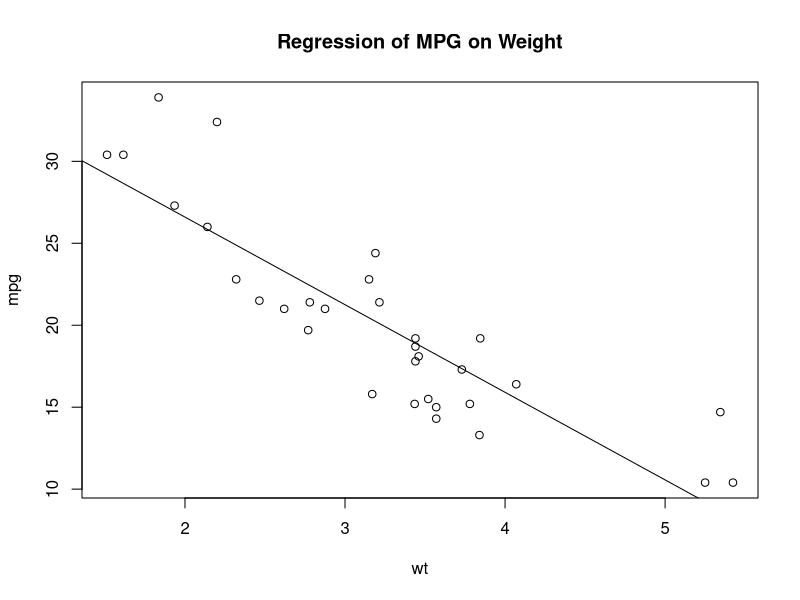
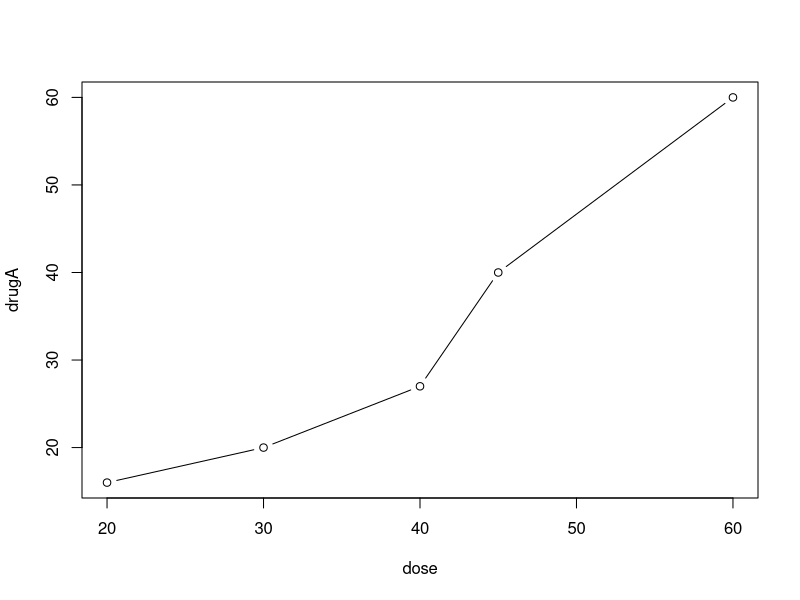
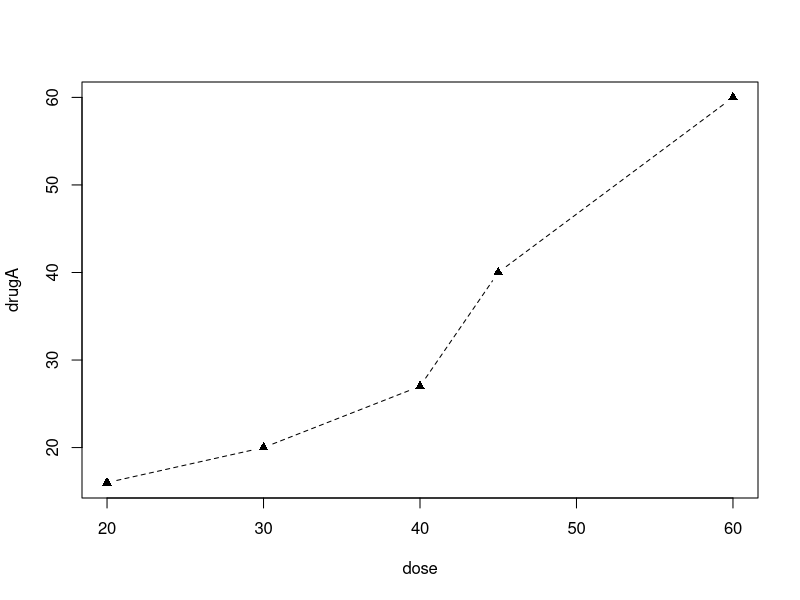
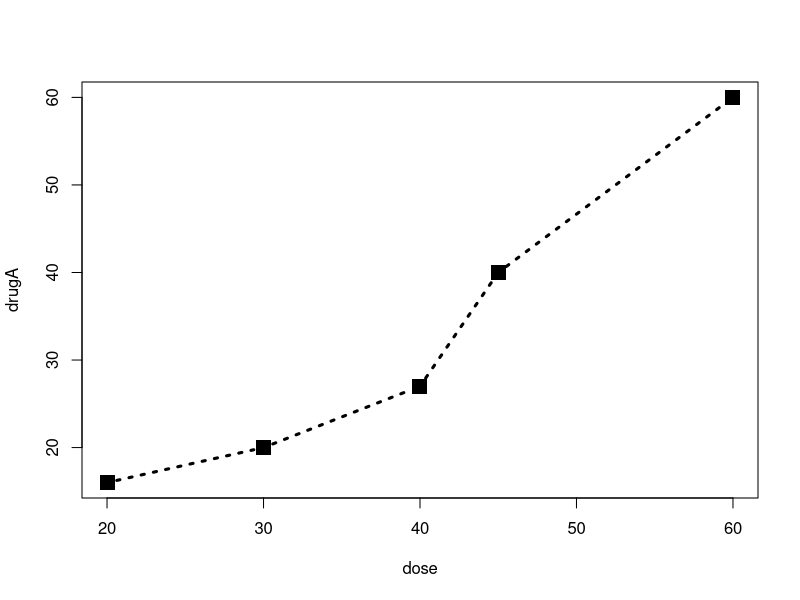
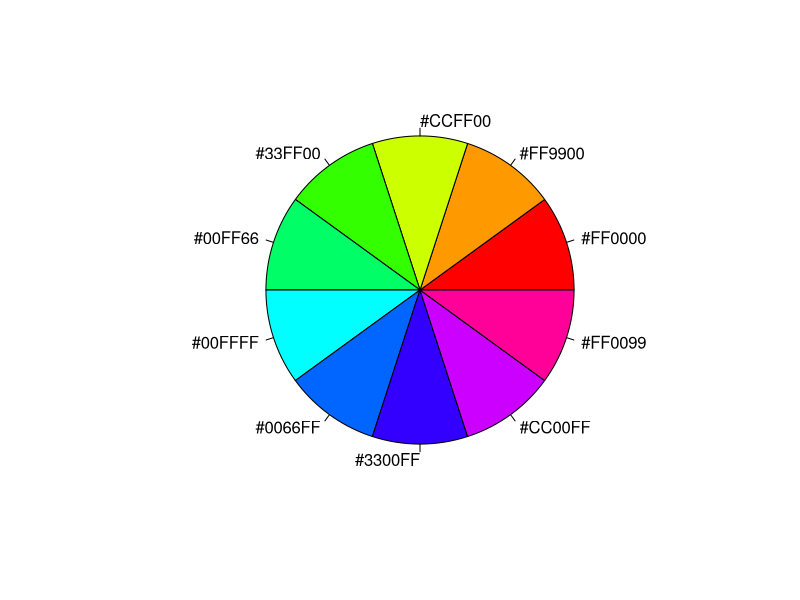
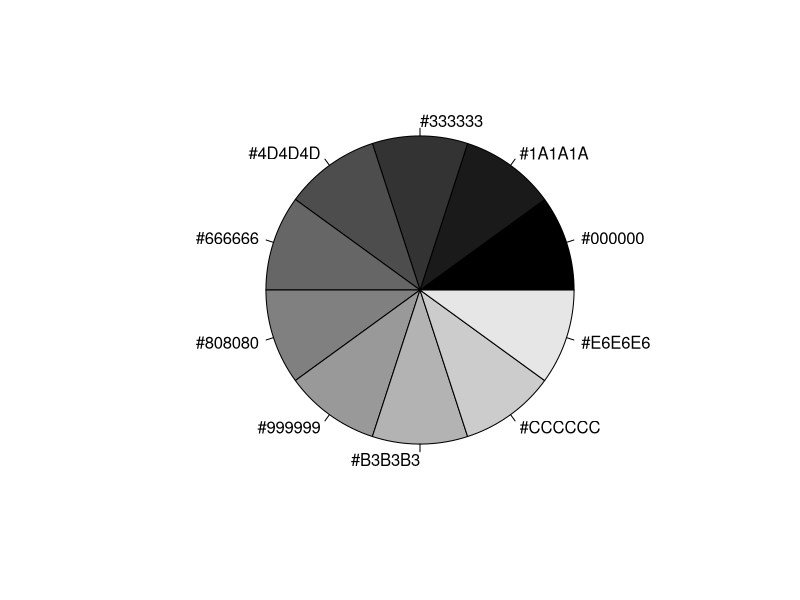
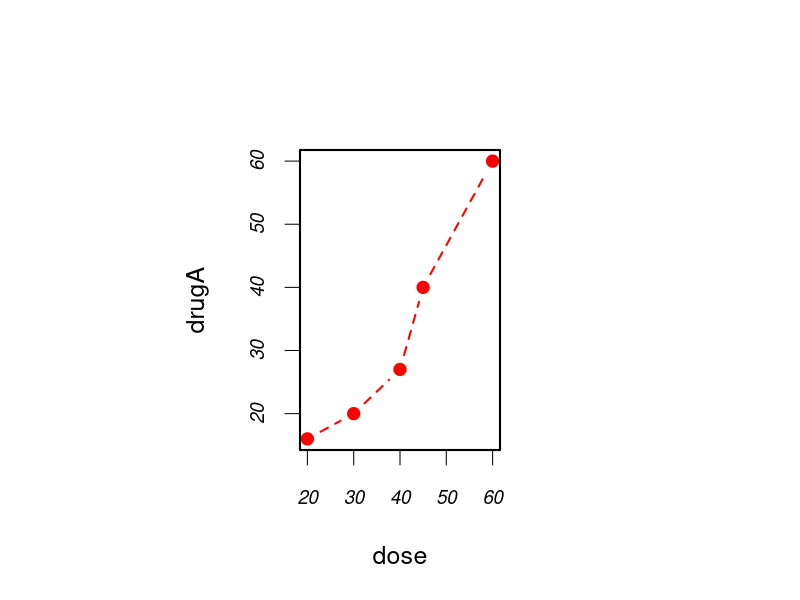
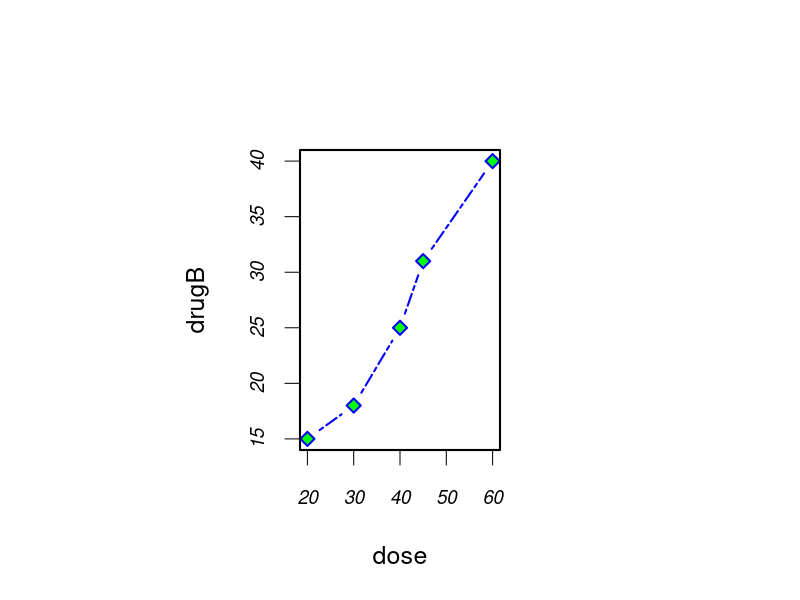

Here is the R script that generated these plots, in order:

########################################################
#
# QMB 6358: Software for Business Analytics
# Getting StaRted with Graphs in R
#
# Lealand Morin, Ph.D.
# Assistant Professor
# Department of Economics
# College of Business
# University of Central Florida
#
# December 20, 2021
#
########################################################
#
# Sample code from scripts to accompany
# R in Action, by Robert I. Kabacoff.
# https://www.manning.com/books/r-in-action
#
########################################################


#-----------------------------------------------------#
# R in Action: Chapter 3                              #
# requires that the Hmisc package has been installed  #
# install.packages('Hmisc')                           #
#-----------------------------------------------------#

# The variable par stores parameter for displaying graphics.

# One parameter specifies a pause after each graph
par(ask = TRUE)


# --Section 3.1--

# Attach a dataset from a library with
# examples of data about cars.
attach(mtcars)

# Now plot the weight and miles per gallon.
plot(wt, mpg)

# Using the lm() function, you can estimate a linear model,
# i.e. a linear regression model.
# Placing the call to lm() in abline appends the
# estimated regression line through the observations.


abline(lm(mpg ~ wt))
# Notice that abline() appended a line to the existing plot,
# after the plot object was created by plot().

# You can add other deatures to an open plot,
# including titles and legends.
title("Regression of MPG on Weight")

# When you no longer need the data, you can detach the dataset.
detach(mtcars)


# --Section 3.2--

# Create some data and plot them.

dose <- c(20, 30, 40, 45, 60)
drugA <- c(16, 20, 27, 40, 60)
drugB <- c(15, 18, 25, 31, 40)
plot(dose, drugA, type = "b")

# You can specify the type of plot as points ('p', the default),
# line ('l') or both ('b').


# --Section 3.3--


# You can also specify parameters for the type of line (lty)
# and the symbol used for the points.

plot(dose, drugA, type = "b", lty = 2, pch = 17)

# The lwd argument changes the line width
# and the cex argument changes the size of the points.
plot(dose, drugA, type = "b", lty = 3, lwd = 3, pch = 15,
     cex = 2)



# To plot several series, you can use a sequence of colors
# specified by the rainbow() function.
n <- 10
mycolors <- rainbow(n)
pie(rep(1, n), labels = mycolors, col = mycolors)

# For documents in black and white, use the grey scale.
mygrays <- gray(0:n/n)
pie(rep(1, n), labels = mygrays, col = mygrays)


# Listing 3.1 - Using graphical parameters to control
# graph appearance

# You can also set global graphical parameters with the par() function.

# Create some data.
dose <- c(20, 30, 40, 45, 60)
drugA <- c(16, 20, 27, 40, 60)
drugB <- c(15, 18, 25, 31, 40)

# First, store the existing parameter settings.
opar <- par(no.readonly = TRUE)
# We will reinstate them later.

# Customize the settings.
par(pin = c(2, 3))
par(lwd = 2, cex = 1.5)
par(cex.axis = 0.75, font.axis = 3)
# Now these settings are the defaults for the next plots.

plot(dose, drugA, type = "b", pch = 19, lty = 2, col = "red")
# If you get an error or warning message,
# try resizing the "Plot" window in the bottom right
# by dragging the edges of the window.


plot(dose, drugB, type = "b", pch = 23, lty = 6, col = "blue",
    bg = "green")

# Revert back to the default parameter settings we had earlier.
par(opar)


# --Section 3.4--


# You can add labels on the axes, a title
# and set the ranges in the x and y directions.
plot(dose, drugA, type = "b", col = "red", lty = 2,
    pch = 2, lwd = 2, main = "Clinical Trials for Drug A",
    sub = "This is hypothetical data",
    xlab = "Dosage", ylab = "Drug Response", xlim = c(0, 60),
    ylim = c(0, 70))


# Listing 3.2 - An Example of Custom Axes

# Create an example with multiple relationships
# to plot together.
x <- c(1:10)
y <- x
z <- 10/x

# As above, store and change the parameter settings.
opar <- par(no.readonly = TRUE)
par(mar = c(5, 4, 4, 8) + 0.1)

# Now create an example with multiple plots
# and customized axis labels.
plot(x, y, type = "b", pch = 21, col = "red", yaxt = "n",
    lty = 3, ann = FALSE)
lines(x, z, type = "b", pch = 22, col = "blue", lty = 2)
axis(2, at = x, labels = x, col.axis = "red", las = 2)
axis(4, at = z, labels = round(z, digits = 2), col.axis = "blue",
    las = 2, cex.axis = 0.7, tck = -0.01)
mtext("y=1/x", side = 4, line = 3, cex.lab = 1, las = 2,
    col = "blue")
title("An Example of Creative Axes", xlab = "X values",
    ylab = "Y=X")

# It helps to run the above commands one at a time to
# see what each command adds to the plot.

# Reset the graphical parameters.
par(opar)


# Listing 3.3 - Comparing Drug A and Drug B response by dose

# Reconsider our clinical data.
dose <- c(20, 30, 40, 45, 60)
drugA <- c(16, 20, 27, 40, 60)
drugB <- c(15, 18, 25, 31, 40)

# Store and set the graphical parameters.
opar <- par(no.readonly = TRUE)
par(lwd = 2, cex = 1.5, font.lab = 2)

# Now plot the effectiveness of the two drugs
# and add a line to show a threshold with a dotted line.
plot(dose, drugA, type = "b", pch = 15, lty = 1, col = "red",
    ylim = c(0, 60), main = "Drug A vs. Drug B", xlab = "Drug Dosage",
    ylab = "Drug Response")
lines(dose, drugB, type = "b", pch = 17, lty = 2,
    col = "blue")
abline(h = c(30), lwd = 1.5, lty = 2, col = "grey")
# Again, you might need to resize the "Plot" window.
# Click the "Zoom" button to display
# the plot in a separate window.


# Now reset the default graphical parameters.
par(opar)


# --Section 3.4.5--

# You can also label points with text.

attach(mtcars)
plot(wt, mpg, main = "Milage vs. Car Weight", xlab = "Weight",
    ylab = "Mileage", pch = 18, col = "blue")
text(wt, mpg, row.names(mtcars), cex = 0.6, pos = 4,
    col = "red")
detach(mtcars)
# It is a good habit to remove datsets with detach()
# after you are finished with them.


# You can add the text in a variety of font families
opar <- par(no.readonly = TRUE)
par(cex = 1.5)
plot(1:7, 1:7, type = "n")
text(3, 3, "Example of default text")
text(4, 4, family = "mono", "Example of mono-spaced text")
text(5, 5, family = "serif", "Example of serif text")
par(opar)


# --Section 3.5--

# So far, we have considered one plot at a time,
# you can place multiple plots in rows or columns.

# Figure 3.14

# Since this figure is too large to display in the plot window,
# I will save it to a directory.
setwd('C:path/to/my/chosen/directory')
# Then the png() function will save the plot in
# a chosen file name.

attach(mtcars)
opar <- par(no.readonly = TRUE)

# Look for the image file in your chosen directory.
png('tiled_plot.png')
par(mfrow = c(2, 2))
plot(wt, mpg, main = "Scatterplot of wt vs. mpg")
plot(wt, disp, main = "Scatterplot of wt vs disp")
hist(wt, main = "Histogram of wt")
boxplot(wt, main = "Boxplot of wt")
# The dev.off() function redirects plots to the window
# and closes the png file.
dev.off()

# Reset the parameters.
par(opar)
detach(mtcars)


# Figure 3.15

# You can choose different dimensions
# for the pattern of the plots.
# This example plots three histograms
# arranged along rows in a single column.

attach(mtcars)
opar <- par(no.readonly = TRUE)

png('column_plot.png')
par(mfrow = c(3, 1))
hist(wt)
hist(mpg)
hist(disp)
dev.off()

par(opar)
detach(mtcars)

# Figure 3.16

# The plots do not always have to be the same size.
# The layout() command maps the first plot to the first two
# spaces in the first row of plots.

attach(mtcars)
png('layout_plot.png')

layout(matrix(c(1, 1, 2, 3), 2, 2, byrow = TRUE))
hist(wt)
hist(mpg)
hist(disp)
dev.off()

detach(mtcars)




# Figure 3.17

# The relative sizes of plots can be specified separately.

attach(mtcars)

png('layout_plot_resized.png')
layout(matrix(c(1, 1, 2, 3), 2, 2, byrow = TRUE),
    widths = c(3, 1), heights = c(1, 2))
hist(wt)
hist(mpg)
hist(disp)
dev.off()

detach(mtcars)



# Listing 3.4 - Fine placement of figures in a graph

opar <- par(no.readonly = TRUE)

png('fine_placement_plot.png')
par(fig = c(0, 0.8, 0, 0.8))
plot(mtcars$wt, mtcars$mpg, xlab = "Miles Per Gallon",
    ylab = "Car Weight")
par(fig = c(0, 0.8, 0.55, 1), new = TRUE)
boxplot(mtcars$wt, horizontal = TRUE, axes = FALSE)
par(fig = c(0.65, 1, 0, 0.8), new = TRUE)
boxplot(mtcars$mpg, axes = FALSE)
mtext("Enhanced Scatterplot", side = 3, outer = TRUE,
    line = -3)
dev.off()

par(opar)

# That's a lot of graphs to get you StaRted with graphs in R.

